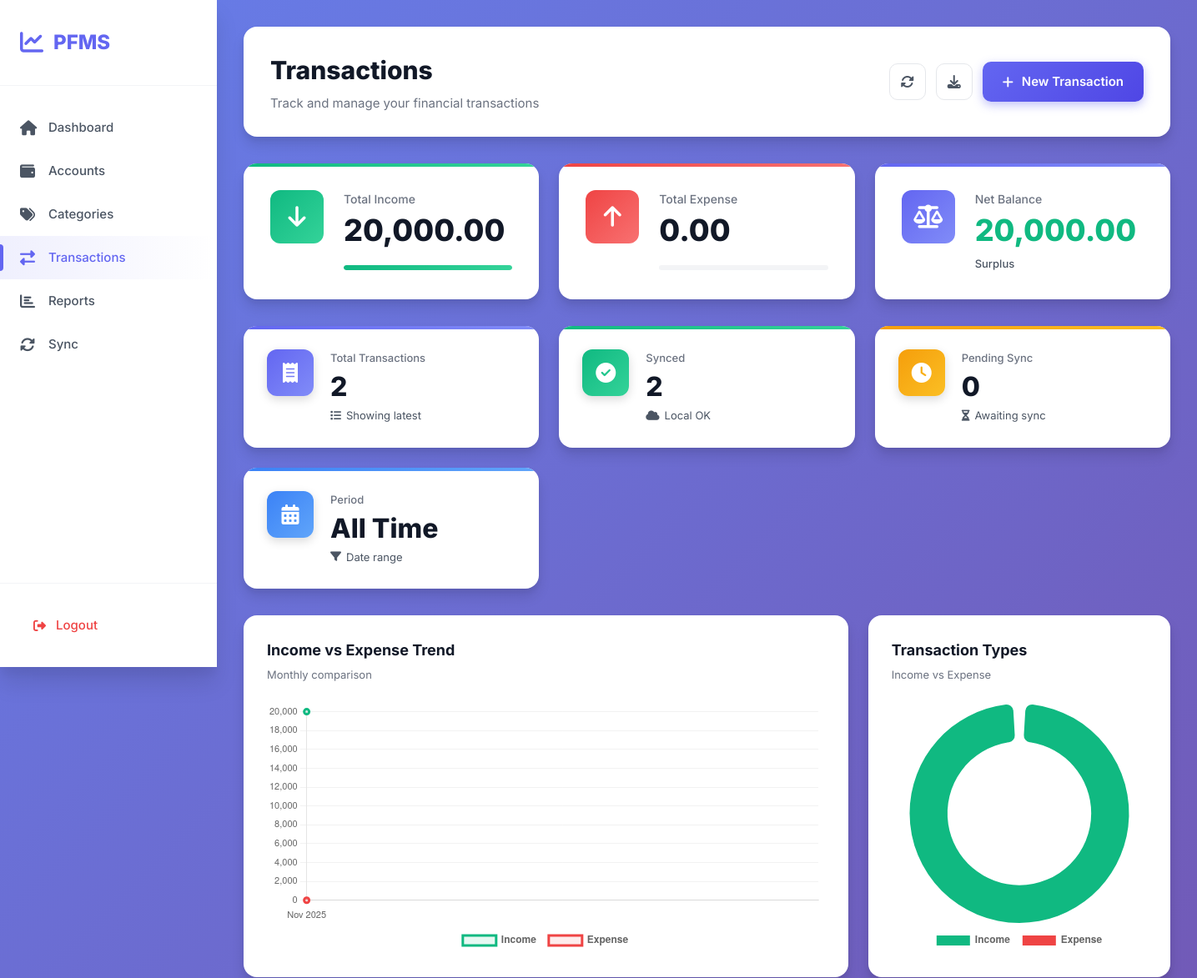
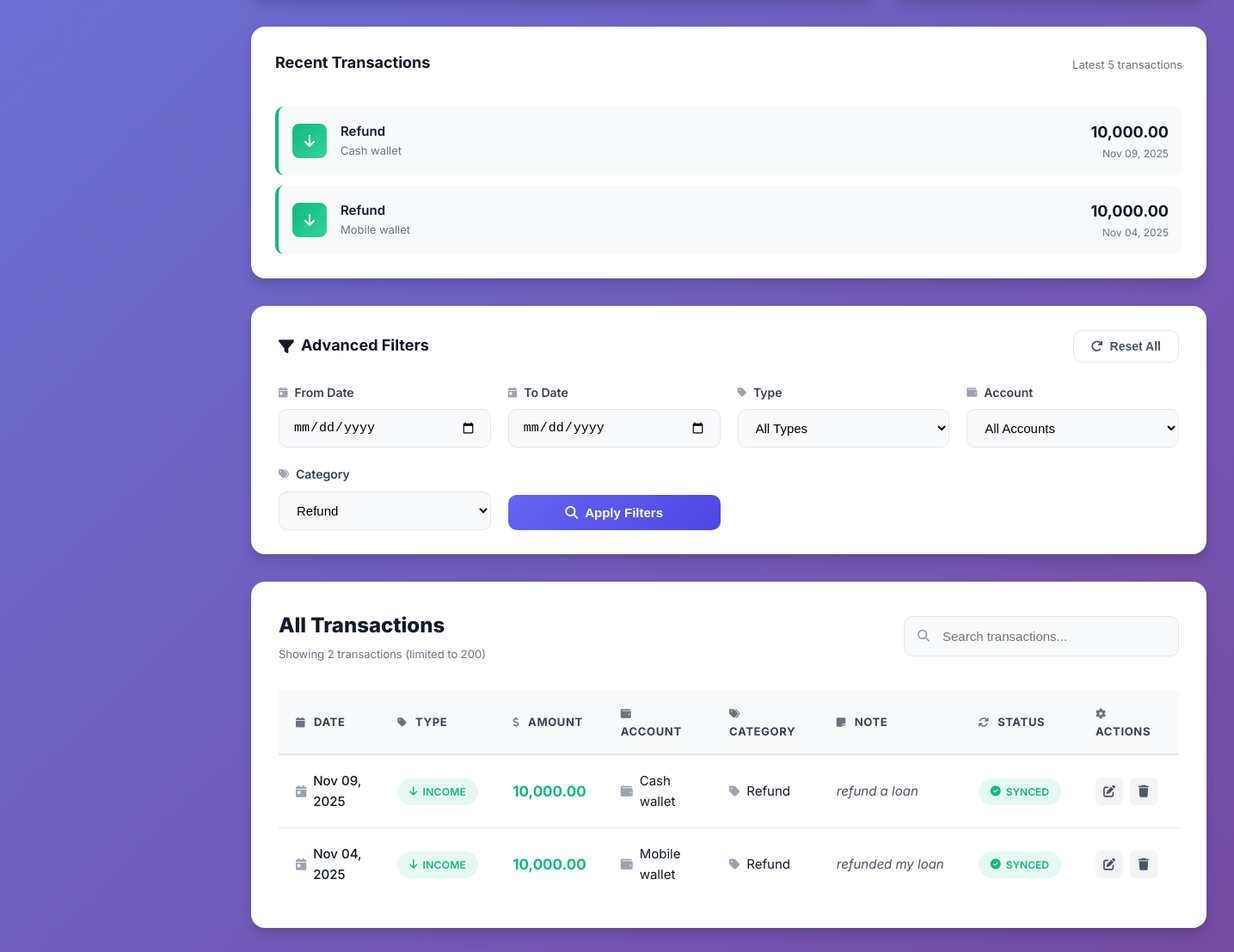
/app/transactions/index.php?category=19 (signed in), run on an earlier commit of the app's database (2 pictures, top to bottom).
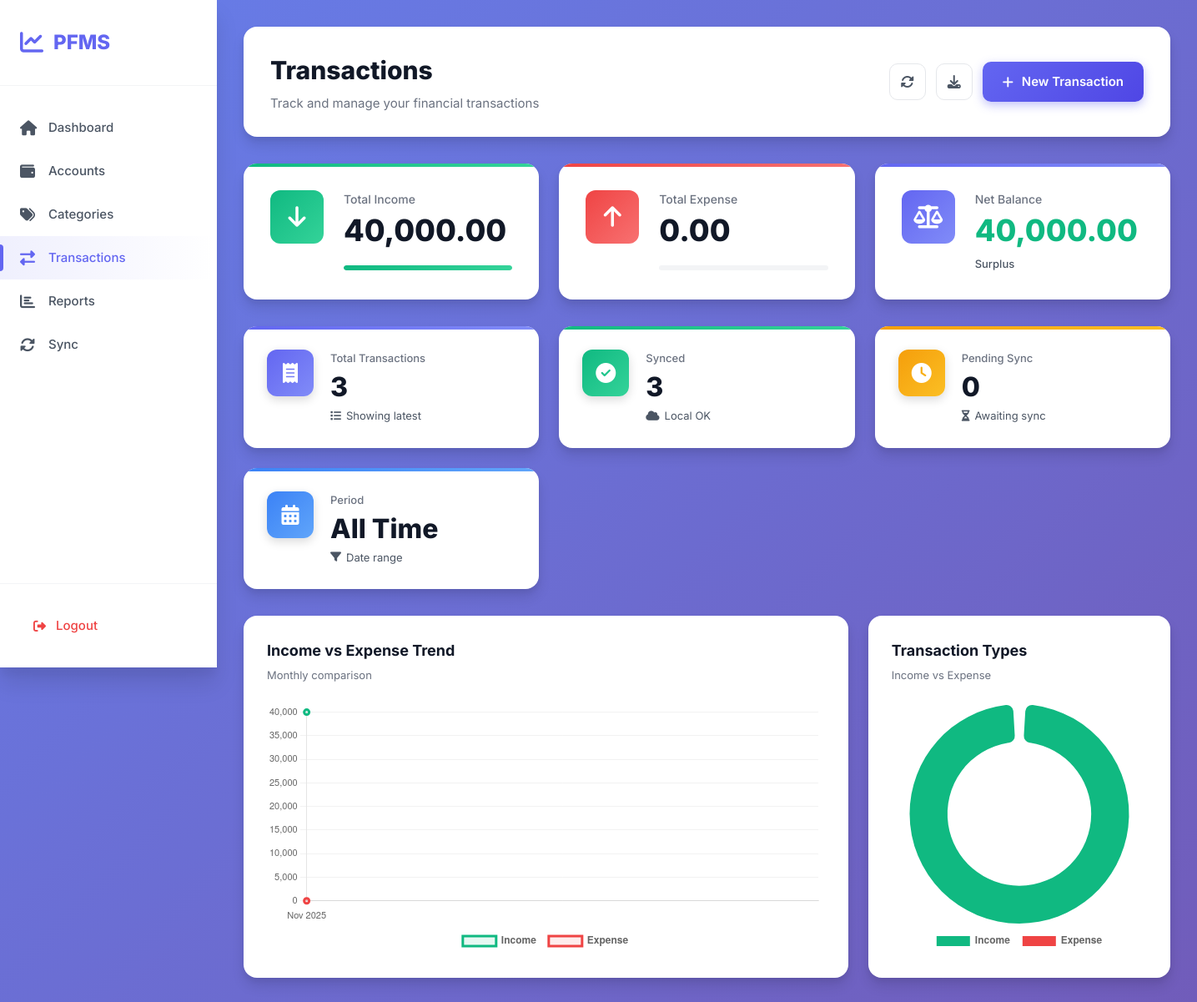
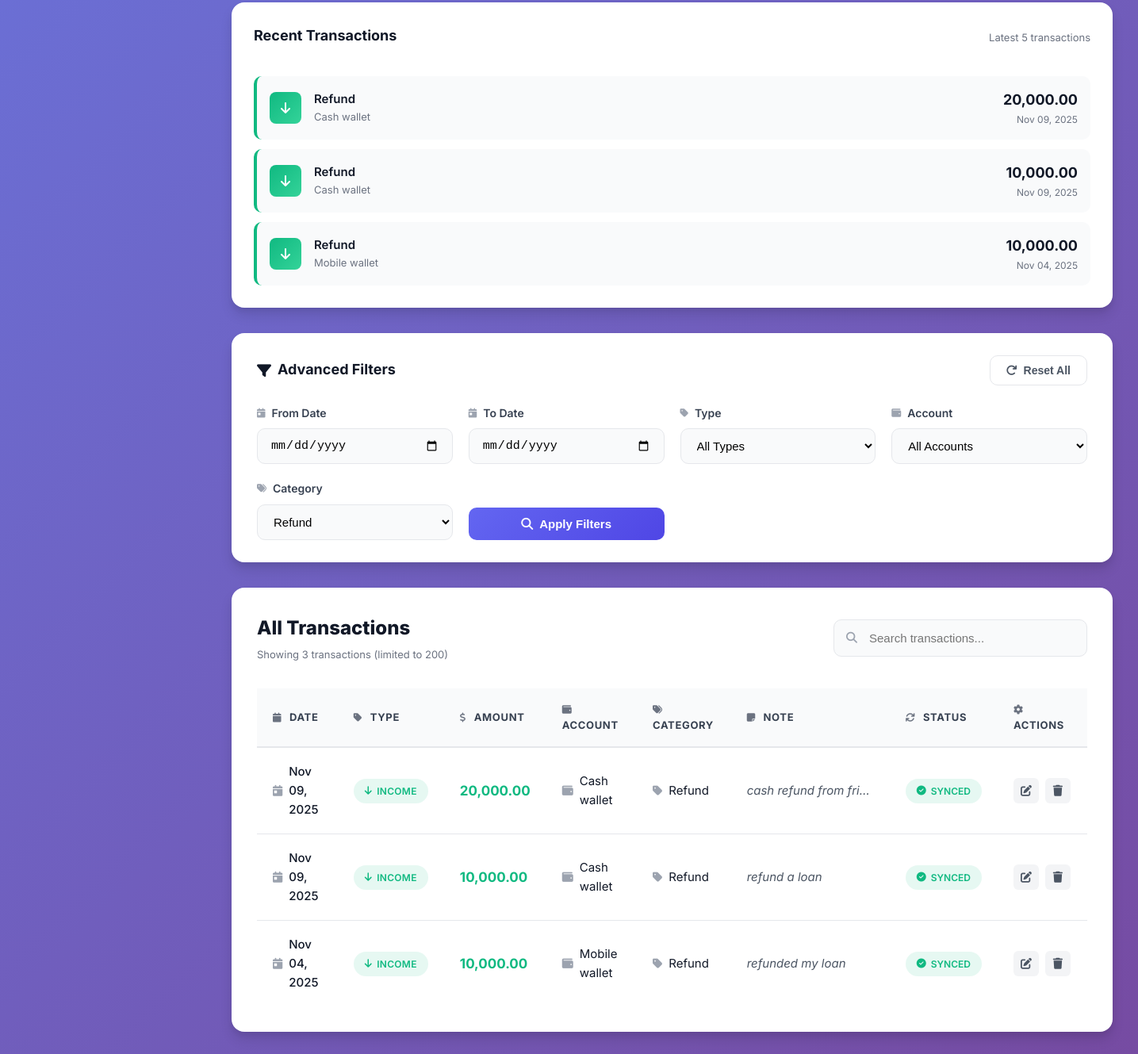
And on a later commit of the database (2 pictures, top to bottom).
### tables this page shows
CREATE TABLE TRANSACTIONS_LOCAL (
  local_txn_id       INTEGER PRIMARY KEY AUTOINCREMENT,
  client_txn_uuid    TEXT NOT NULL UNIQUE,
  user_local_id      INTEGER NOT NULL,
  account_local_id   INTEGER NOT NULL,
  category_local_id  INTEGER NOT NULL,
  txn_type           TEXT NOT NULL CHECK(txn_type IN ('INCOME','EXPENSE','TRANSFER')),
  amount             REAL NOT NULL,
  txn_date           TEXT NOT NULL, -- ISO-8601
  note               TEXT,
  sync_status        TEXT NOT NULL DEFAULT 'PENDING' CHECK(sync_status IN ('PENDING','SYNCED','CONFLICT')),
  server_txn_id      INTEGER,
  created_at         TEXT NOT NULL,
  updated_at         TEXT NOT NULL,
  last_sync_at       TEXT,
  FOREIGN KEY(user_local_id)     REFERENCES USERS_LOCAL(local_user_id),
  FOREIGN KEY(account_local_id)  REFERENCES ACCOUNTS_LOCAL(local_account_id),
  FOREIGN KEY(category_local_id) REFERENCES CATEGORIES_LOCAL(local_category_id)
);

CREATE TABLE CATEGORIES_LOCAL (
  local_category_id  INTEGER PRIMARY KEY AUTOINCREMENT,
  user_local_id      INTEGER NOT NULL,
  server_category_id INTEGER,
  parent_local_id    INTEGER,
  category_name      TEXT NOT NULL,
  category_type      TEXT NOT NULL CHECK(category_type IN ('INCOME','EXPENSE')),
  created_at         TEXT NOT NULL,
  updated_at         TEXT NOT NULL,
  FOREIGN KEY(user_local_id)   REFERENCES USERS_LOCAL(local_user_id),
  FOREIGN KEY(parent_local_id) REFERENCES CATEGORIES_LOCAL(local_category_id)
);

CREATE TABLE ACCOUNTS_LOCAL (
  local_account_id  INTEGER PRIMARY KEY AUTOINCREMENT,
  user_local_id     INTEGER NOT NULL,
  server_account_id INTEGER,
  account_name      TEXT NOT NULL,
  account_type      TEXT NOT NULL CHECK(account_type IN ('CASH','BANK','CARD','MOBILE')),
  currency_code     TEXT NOT NULL DEFAULT 'LKR',
  opening_balance   REAL NOT NULL DEFAULT 0,
  is_active         INTEGER NOT NULL DEFAULT 1, -- 1/0
  created_at        TEXT NOT NULL,
  updated_at        TEXT NOT NULL,
  FOREIGN KEY(user_local_id) REFERENCES USERS_LOCAL(local_user_id)
);

### app/transactions/index.php (the view, shortened to what the changed rows need)
<?php
if (!function_exists('h')) {
    function h($v) { return htmlspecialchars((string)$v, ENT_QUOTES, 'UTF-8'); }
}
$pdo = sqlite();
$uid = (int)($_SESSION['uid'] ?? 0);
$st = $pdo->prepare("SELECT server_user_id FROM USERS_LOCAL WHERE local_user_id = ?");
$st->execute([$uid]);
$serverUid = (int)($st->fetchColumn() ?: 0);
$from = trim($_GET['from'] ?? '');
$to   = trim($_GET['to'] ?? '');
$acc  = trim($_GET['account'] ?? '');
$cat  = trim($_GET['category'] ?? '');
$typ  = trim($_GET['type'] ?? '');
$oconn = @oracle_conn();
$use_oracle = false;
$rows = [];
$income = $expense = 0.0;
if ($use_oracle) {
    $wh = ["t.user_server_id = :P_UID"];
    $binds = [':P_UID' => $serverUid];
    if ($from !== '') { $wh[] = "t.txn_date >= TO_DATE(:P_FROM,'YYYY-MM-DD')"; $binds[':P_FROM']=$from; }
    if ($to   !== '') { $wh[] = "t.txn_date <  TO_DATE(:P_TO,'YYYY-MM-DD') + 1"; $binds[':P_TO']=$to; }
    if ($acc  !== '') { $wh[] = "t.account_server_id = :P_ACC"; $binds[':P_ACC']=(int)$acc; }
    if ($cat  !== '') { $wh[] = "t.category_server_id = :P_CAT"; $binds[':P_CAT']=(int)$cat; }
    if ($typ  !== '' && in_array($typ, ['INCOME','EXPENSE'], true)) {
        $wh[] = "UPPER(t.txn_type) = :P_TYP"; $binds[':P_TYP']=strtoupper($typ);
    }
    $SQL_TX = "
      SELECT
        t.server_txn_id                 AS local_txn_id,
        t.client_txn_uuid               AS client_txn_uuid,
        UPPER(t.txn_type)               AS txn_type,
        t.amount                        AS amount,
        t.txn_date                      AS txn_date,
        t.note                          AS note,
        NVL(a.account_name,'Unknown')   AS account_name,
        NVL(c.category_name,'Uncategorized') AS category_name
      FROM TRANSACTIONS_CLOUD t
      LEFT JOIN ACCOUNTS_CLOUD a   ON a.server_account_id  = t.account_server_id
      LEFT JOIN CATEGORIES_CLOUD c ON c.server_category_id = t.category_server_id
      WHERE " . implode(' AND ', $wh) . "
      ORDER BY t.txn_date DESC, t.server_txn_id DESC
      FETCH FIRST 200 ROWS ONLY
    ";
    $st = oci_parse($oconn, $SQL_TX);
    foreach ($binds as $k=>$v) {
        if ($k === ':P_UID' || $k === ':P_ACC' || $k === ':P_CAT') {
            oci_bind_by_name($st, $k, $binds[$k], -1, SQLT_INT);
        } else {
            $s = (string)$v; oci_bind_by_name($st, $k, $s);
        }
    }
    oci_execute($st);
    while ($r = oci_fetch_assoc($st)) {
        $r = klower($r);
        $r['sync_status'] = 'SYNCED';
        $r['txn_date'] = date('Y-m-d H:i:s', is_numeric($r['txn_date']) ? (int)$r['txn_date'] : strtotime((string)$r['txn_date']));
        $rows[] = $r;
    }
    $SQL_SUM = "
      SELECT
        NVL(SUM(CASE WHEN UPPER(t.txn_type)='INCOME'  THEN t.amount ELSE 0 END),0) AS total_income,
        NVL(SUM(CASE WHEN UPPER(t.txn_type)='EXPENSE' THEN t.amount ELSE 0 END),0) AS total_expense
      FROM TRANSACTIONS_CLOUD t
      WHERE " . implode(' AND ', $wh) . "
    ";
    $ss = oci_parse($oconn, $SQL_SUM);
    foreach ($binds as $k=>$v) {
        if ($k === ':P_UID' || $k === ':P_ACC' || $k === ':P_CAT') {
            oci_bind_by_name($ss, $k, $binds[$k], -1, SQLT_INT);
        } else {
            $s = (string)$v; oci_bind_by_name($ss, $k, $s);
        }
    }
    oci_execute($ss);
    $tot = oci_fetch_assoc($ss);
    $income  = (float)($tot['TOTAL_INCOME'] ?? 0);
    $expense = (float)($tot['TOTAL_EXPENSE'] ?? 0);
} else {
    $where = ["t.user_local_id = ?"];
    $args  = [$uid];
    if ($cat  !== '') { $where[] = "t.category_local_id = ?";     $args[] = (int)$cat; }
    $sql = "
      SELECT
        t.local_txn_id, t.client_txn_uuid, t.txn_type, t.amount, t.txn_date, t.note, t.sync_status,
        a.account_name,
        c.category_name
      FROM TRANSACTIONS_LOCAL t
      JOIN ACCOUNTS_LOCAL a   ON a.local_account_id   = t.account_local_id
      JOIN CATEGORIES_LOCAL c ON c.local_category_id  = t.category_local_id
      WHERE " . implode(' AND ', $where) . "
      ORDER BY datetime(t.txn_date) DESC, t.local_txn_id DESC
      LIMIT 200
    ";
    $stmt = $pdo->prepare($sql);
    $stmt->execute($args);
    $rows = $stmt->fetchAll(PDO::FETCH_ASSOC);
    $totSql = "
      SELECT
        SUM(CASE WHEN t.txn_type='INCOME'  THEN t.amount ELSE 0 END) AS total_income,
        SUM(CASE WHEN t.txn_type='EXPENSE' THEN t.amount ELSE 0 END) AS total_expense
      FROM TRANSACTIONS_LOCAL t
      WHERE " . implode(' AND ', $where) . "
    ";
    $sum = $pdo->prepare($totSql);
    $sum->execute($args);
    $tot = $sum->fetch(PDO::FETCH_ASSOC);
    $income  = (float)($tot['total_income'] ?? 0);
    $expense = (float)($tot['total_expense'] ?? 0);
}
$net = $income - $expense;
$total_transactions = count($rows);
$synced  = $use_oracle ? $total_transactions : count(array_filter($rows, fn($r) => ($r['sync_status'] ?? '') === 'SYNCED'));
$monthly_data = [];
foreach ($rows as $r) {
    $month = date('M Y', strtotime($r['txn_date']));
    if (!isset($monthly_data[$month])) $monthly_data[$month] = ['income'=>0,'expense'=>0];
    if (strtoupper((string)$r['txn_type']) === 'INCOME') {
        $monthly_data[$month]['income'] += (float)$r['amount'];
    } else {
        $monthly_data[$month]['expense'] += (float)$r['amount'];
    }
}
$months = array_keys($monthly_data);
usort($months, fn($a,$b)=>strtotime('01 '.$b) <=> strtotime('01 '.$a));
$months = array_slice($months, 0, 6);
$monthly_data_sorted = [];
foreach (array_reverse($months) as $m) $monthly_data_sorted[$m] = $monthly_data[$m];
$recent = array_slice($rows, 0, 5);
?>
<!doctype html>
<html lang="en">
<head>
  <link rel="stylesheet" href="https://cdnjs.cloudflare.com/ajax/libs/font-awesome/6.4.0/css/all.min.css">
  <link rel="stylesheet" href="index.css">
</head>
<body>
<div class="app-container">
  <main class="main-content">
    <div class="top-bar">
      <div class="page-title">
        <h1>Transactions</h1>
      </div>
    </div>
    <?php
      $incomeFmt  = number_format($income, 2);
      $netFmt     = number_format($net, 2);
    ?>
    <div class="financial-overview">
      <div class="overview-card income-card">
        <div class="overview-content">
          <span class="overview-label">Total Income</span>
          <span class="overview-amount"><?= $incomeFmt ?></span>
          <div class="overview-bar"><div class="bar-fill income-fill" style="width: <?= $income>0? '100':'0' ?>%"></div></div>
        </div>
      </div>
      <div class="overview-card net-card">
        <div class="overview-content">
          <span class="overview-label">Net Balance</span>
          <span class="overview-amount <?= $net>=0?'positive':'negative' ?>"><?= $netFmt ?></span>
          <span class="overview-subtitle"><?= $net>=0?'Surplus':'Deficit' ?></span>
        </div>
      </div>
    </div>
    <div class="stats-grid">
      <div class="stat-box stat-primary">
        <div class="stat-details">
          <span class="stat-label">Total Transactions</span>
          <span class="stat-value"><?= $total_transactions ?></span>
          <span class="stat-change"><i class="fas fa-list"></i> Showing latest</span>
        </div>
      </div>
      <div class="stat-box stat-success">
        <div class="stat-details">
          <span class="stat-label"><?= $use_oracle ? 'Cloud' : 'Synced' ?></span>
          <span class="stat-value"><?= $synced ?></span>
          <span class="stat-change <?= $use_oracle ? 'positive':'' ?>"><i class="fas fa-cloud"></i> <?= $use_oracle ? 'Oracle' : 'Local OK' ?></span>
        </div>
      </div>
    </div>
    <?php if ($total_transactions > 0 && !empty($monthly_data_sorted)): ?>
    <div class="charts-section">
      <div class="chart-container chart-large">
        <div class="chart-header"><div><h3>Income vs Expense Trend</h3><p>Monthly comparison</p></div></div>
        <div class="chart-body"><canvas id="trendChart"></canvas></div>
      </div>
      <div class="chart-container">
        <div class="chart-header"><div><h3>Transaction Types</h3><p>Income vs Expense</p></div></div>
        <div class="chart-body"><canvas id="typeChart"></canvas></div>
      </div>
    </div>
    <div class="recent-section">
      <div class="section-header">
        <h3>Recent Transactions</h3>
        <p>Latest 5 transactions</p>
      </div>
      <div class="recent-list">
        <?php foreach($recent as $txn): ?>
        <div class="recent-item <?= strtolower($txn['txn_type']) ?>">
          <div class="recent-icon"><i class="fas fa-<?= strtoupper($txn['txn_type'])==='INCOME' ? 'arrow-down' : 'arrow-up' ?>"></i></div>
          <div class="recent-content">
            <span class="recent-category"><?= h($txn['category_name']) ?></span>
            <span class="recent-account"><?= h($txn['account_name']) ?></span>
          </div>
          <div class="recent-right">
            <span class="recent-amount"><?= number_format((float)$txn['amount'], 2) ?></span>
            <span class="recent-date"><?= date('M d, Y', strtotime($txn['txn_date'])) ?></span>
          </div>
        </div>
        <?php endforeach; ?>
      </div>
    </div>
    <?php endif; ?>
    <div class="table-section">
      <div class="section-header">
        <div>
          <h2>All Transactions</h2>
          <p>Showing <?= count($rows) ?> transactions (limited to 200)</p>
        </div>
      </div>
      <?php if (empty($rows)): ?>
      <div class="empty-state">
        <div class="empty-icon"><i class="fas fa-receipt"></i></div>
        <h3>No Transactions Found</h3>
        <p>Start by adding your first transaction</p>
        <a href="<?= APP_BASE ?>/app/transactions/create.php" class="btn-primary"><i class="fas fa-plus"></i><span>Add First Transaction</span></a>
      </div>
      <?php else: ?>
      <div class="transactions-table">
        <table>
          <thead>
            <tr>
              <th><i class="fas fa-calendar"></i> Date</th>
              <th><i class="fas fa-tag"></i> Type</th>
              <th><i class="fas fa-dollar-sign"></i> Amount</th>
              <th><i class="fas fa-wallet"></i> Account</th>
              <th><i class="fas fa-tags"></i> Category</th>
              <th><i class="fas fa-sticky-note"></i> Note</th>
              <th><i class="fas fa-sync"></i> Status</th>
              <th><i class="fas fa-cog"></i> Actions</th>
            </tr>
          </thead>
          <tbody id="transactionsBody">
            <?php foreach($rows as $r): ?>
            <tr data-search="<?= h(strtolower(($r['account_name'] ?? '').' '.($r['category_name'] ?? '').' '.($r['note'] ?? '').' '.($r['txn_type'] ?? ''))) ?>">
              <td><div class="date-cell"><i class="fas fa-calendar-day"></i><?= date('M d, Y', strtotime($r['txn_date'])) ?></div></td>
              <td><span class="badge badge-<?= strtolower($r['txn_type']) ?>"><i class="fas fa-<?= strtoupper($r['txn_type'])==='INCOME'?'arrow-down':'arrow-up' ?>"></i><?= h($r['txn_type']) ?></span></td>
              <td><span class="amount-cell <?= strtolower($r['txn_type']) ?>"><?= number_format((float)$r['amount'], 2) ?></span></td>
              <td><div class="account-cell"><i class="fas fa-wallet"></i><?= h($r['account_name']) ?></div></td>
              <td><div class="category-cell"><i class="fas fa-tag"></i><?= h($r['category_name']) ?></div></td>
              <td class="note-cell"><?= h((string)($r['note'] ?? '')) ?: '-' ?></td>
              <td>
                <span class="sync-badge <?= strtolower($r['sync_status'] ?? 'synced') ?>">
                  <i class="fas fa-<?= ($r['sync_status'] ?? 'SYNCED')==='SYNCED' ? 'check-circle' : 'clock' ?>"></i>
                  <?= h($r['sync_status'] ?? 'SYNCED') ?>
                </span>
              </td>
              <td>
                <div class="action-buttons">
                  <?php if ($use_oracle): ?>
                    <span class="muted">Cloud</span>
                  <?php else: ?>
                    <a href="<?= APP_BASE ?>/app/transactions/edit.php?id=<?= (int)$r['local_txn_id'] ?>" class="btn-icon-small" title="Edit"><i class="fas fa-edit"></i></a>
                    <a href="<?= APP_BASE ?>/app/transactions/delete.php?id=<?= (int)$r['local_txn_id'] ?>" class="btn-icon-small delete" title="Delete" onclick="return confirm('Delete this transaction?')"><i class="fas fa-trash"></i></a>
                  <?php endif; ?>
                </div>
              </td>
            </tr>
            <?php endforeach; ?>
          </tbody>
        </table>
      </div>
      <?php endif; ?>
    </div>
  </main>
</div>
<script>
// Search
document.getElementById('searchInput')?.addEventListener('input', function(e) {
  const search = e.target.value.toLowerCase();
  document.querySelectorAll('#transactionsBody tr').forEach(row => {
    const txt = row.dataset.search || '';
    row.style.display = txt.includes(search) ? '' : 'none';
  });
});
<?php if ($total_transactions > 0 && !empty($monthly_data_sorted)): ?>
// Charts
const chartConfig = {
  responsive: true,
  maintainAspectRatio: false,
  plugins: {
    legend: { display: true, position: 'bottom', labels: { padding: 15, font: { size: 12, weight: '600' } } },
    tooltip: { backgroundColor: 'rgba(15, 23, 42, 0.95)', padding: 12, borderRadius: 8, titleFont: { size: 14, weight: 'bold' }, bodyFont: { size: 13 } }
  }
};
const monthlyLabels = <?= json_encode(array_keys($monthly_data_sorted)) ?>;
const incomeData   = <?= json_encode(array_column($monthly_data_sorted, 'income')) ?>;
const expenseData  = <?= json_encode(array_column($monthly_data_sorted, 'expense')) ?>;
new Chart(document.getElementById('trendChart'), {
  type: 'line',
  data: {
    labels: monthlyLabels,
    datasets: [
      { label: 'Income',  data: incomeData,  borderColor: '#10b981', backgroundColor: 'rgba(16,185,129,.1)', tension: .4, fill: true, borderWidth: 3, pointRadius: 3 },
      { label: 'Expense', data: expenseData, borderColor: '#ef4444', backgroundColor: 'rgba(239,68,68,.1)', tension: .4, fill: true, borderWidth: 3, pointRadius: 3 }
    ]
  },
  options: {
    ...chartConfig,
    scales: {
      y: { beginAtZero: true, grid: { color: 'rgba(0,0,0,0.05)' }, ticks: { font: { size: 11 } } },
      x: { grid: { display: false }, ticks: { font: { size: 11 } } }
    }
  }
});
new Chart(document.getElementById('typeChart'), {
  type: 'doughnut',
  data: {
    labels: ['Income', 'Expense'],
    datasets: [{ data: [<?= $income ?>, <?= $expense ?>], backgroundColor: ['#10b981','#ef4444'], borderWidth: 0, borderRadius: 8, spacing: 4 }]
  },
  options: { ...chartConfig, cutout: '65%' }
});
<?php endif; ?>
</script>
</body>
</html>

What changed in the data, as far as the page shows it:
added transactions_local: category_local.category_name "Refund", account_local.account_name "Cash wallet", amount "20,000.00", txn_date "Nov 09, 2025", txn_type "INCOME", note "cash refund from fri…", sync_status "SYNCED"
Also different on the page:
$incomeFmt: "20,000.00" → "40,000.00"
$netFmt: "20,000.00" → "40,000.00"
$total_transactions: "2" → "3"
$synced: "2" → "3"
chart data {{ json_encode(array_column($monthly_data_sorted, 'income')) }}: [20000] → [40000]
chart data {{ $income }}: 20000 → 40000
count($rows): "2" → "3"
